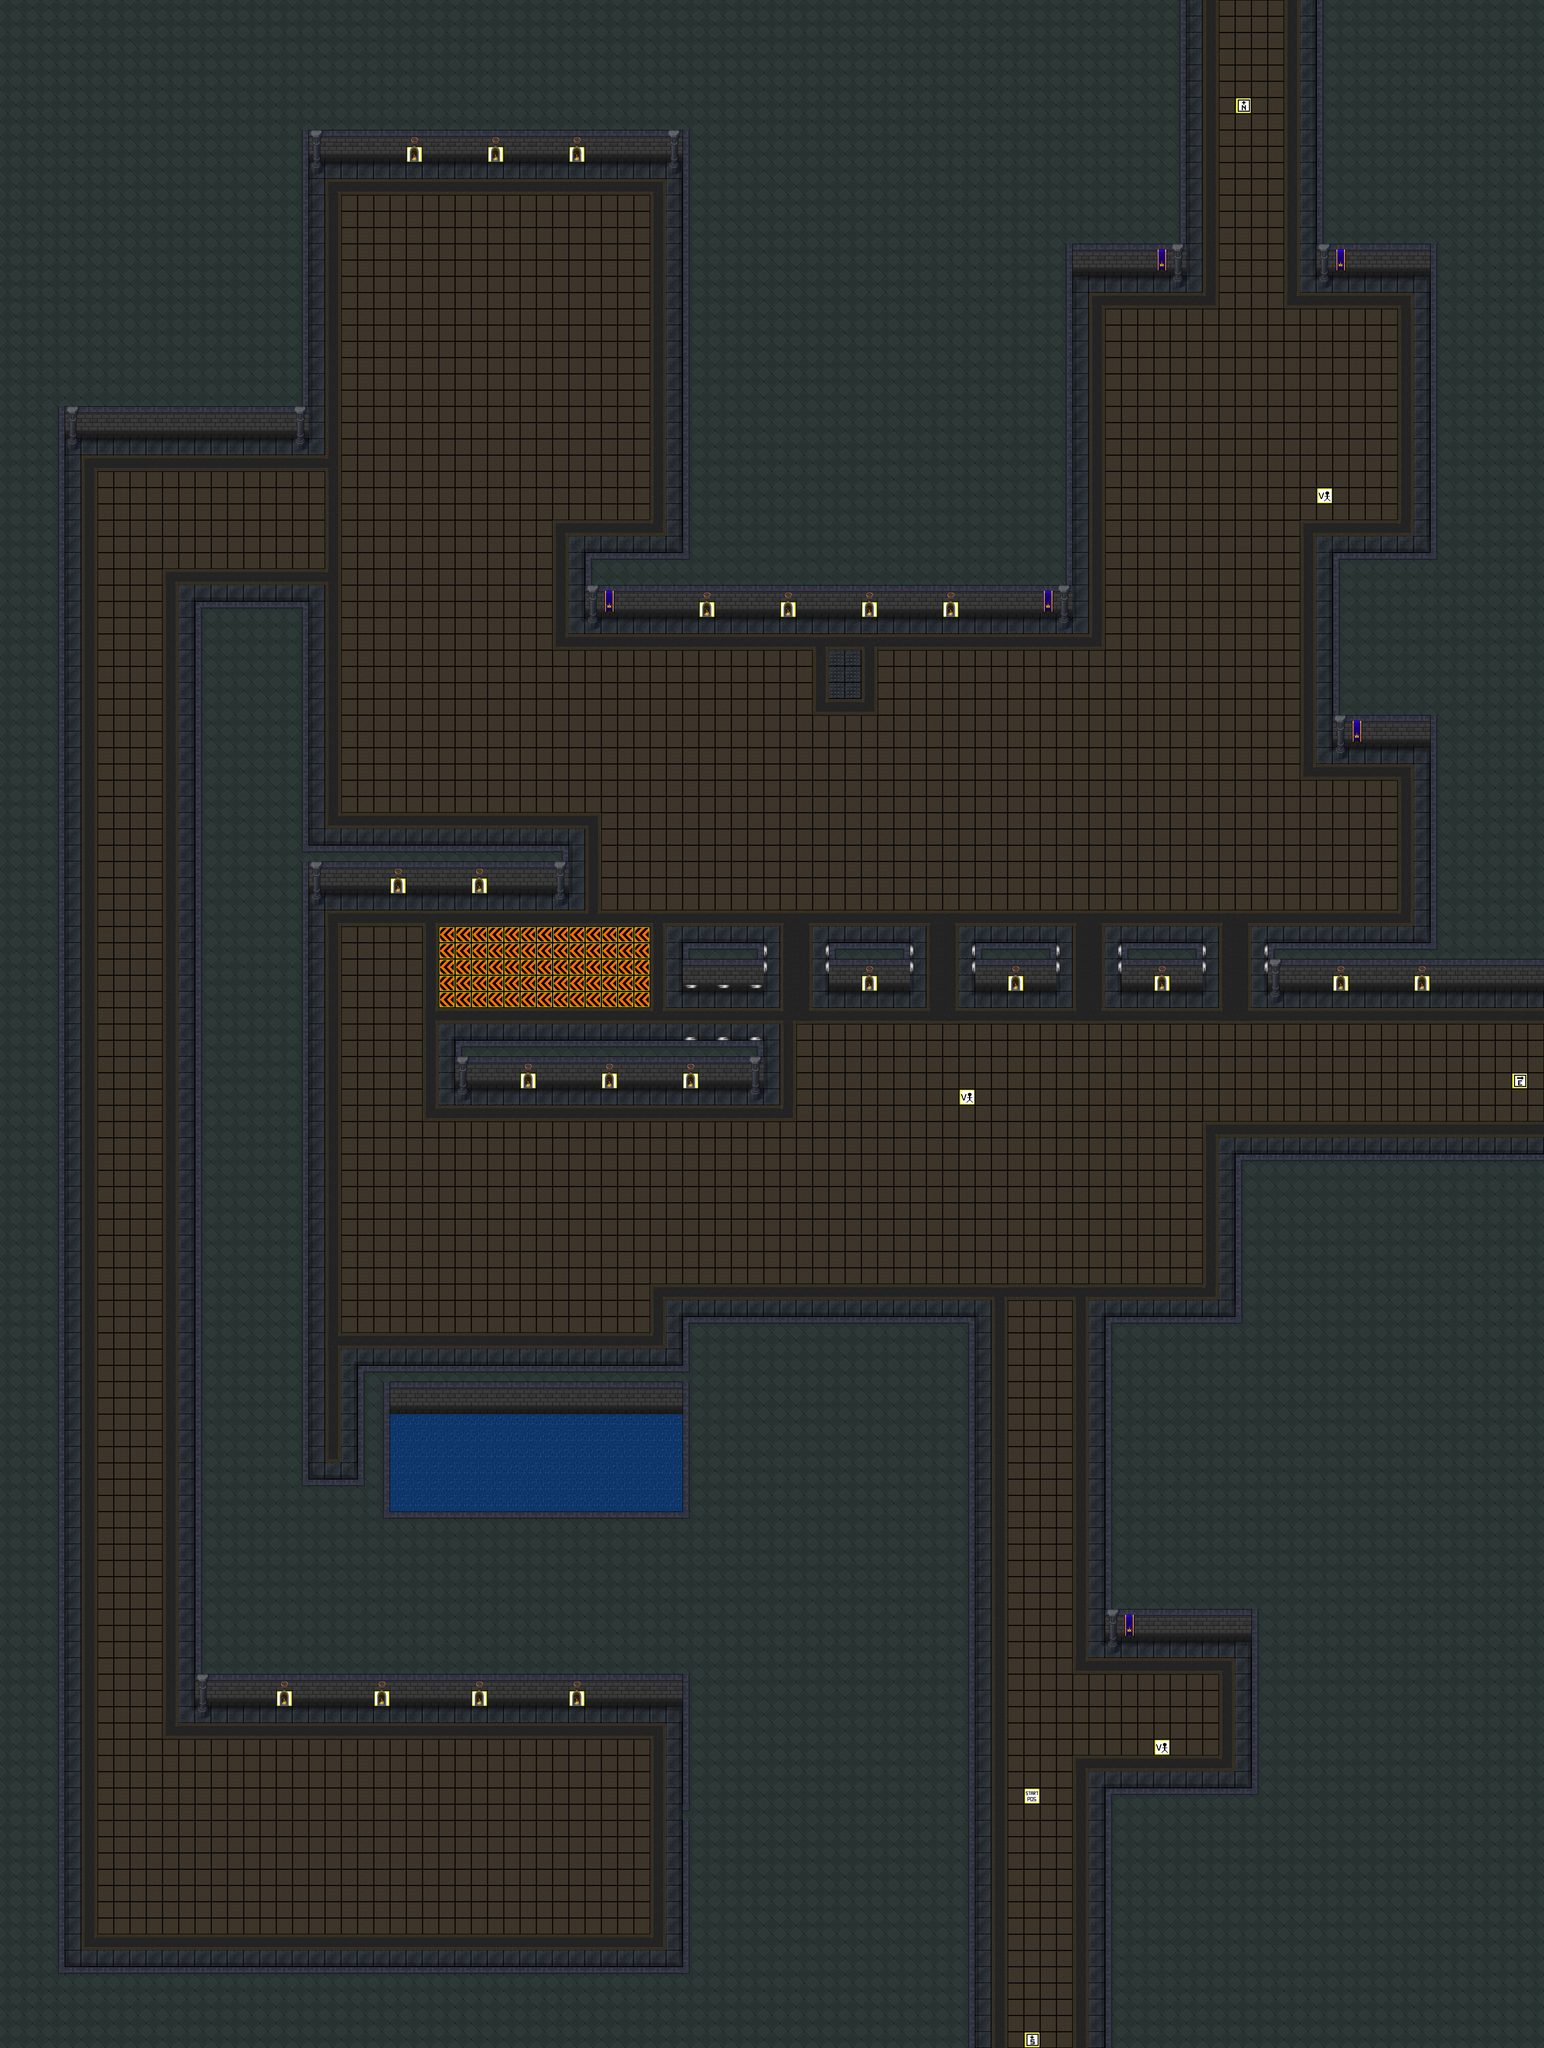

The image is a tile-based game level rendered from a .tmx file. Its description and source (layers, tilesets, objects; grid data summarised) follow:
An orthogonal 95x126 tile map with 64x64 px tiles, 3 tile layers (game tiles, extra game tiles, marker tiles), 2 tilesets and 37 objects (25x Collision, 11x Laser, Auto Floor).

<map version="1.2" tiledversion="1.3.4" orientation="orthogonal" renderorder="left-up" compressionlevel="0" width="95" height="126" tilewidth="64" tileheight="64" infinite="0" nextlayerid="51" nextobjectid="808">
 <tileset firstgid="1" name="marker_tiles" tilewidth="64" tileheight="64" tilecount="100" columns="10">
  <image source="marker_tiles.png" width="640" height="640" />
 </tileset>
 <tileset firstgid="101" name="tileset2" tilewidth="64" tileheight="64" tilecount="616" columns="22">
  <image source="tileset2.png" width="1408" height="1792" />
 </tileset>
 <layer id="46" name="game tiles" width="95" height="126">
  <data>[11970 cells, 11970 non-empty, 44 distinct tile ids]</data>
 </layer>
 <layer id="47" name="extra game tiles" width="95" height="126">
  <data>[11970 cells, 124 non-empty, 11 distinct tile ids]</data>
 </layer>
 <layer id="48" name="marker tiles" width="95" height="126">
  <data>[11970 cells, 93 non-empty, 7 distinct tile ids]</data>
 </layer>
 <objectgroup color="#ffaa00" id="14" name="collision" visible="0">
  <object id="634" name="Wall" type="Collision" x="4352" y="5184" width="512" height="1280" />
  <object id="635" name="Wall" type="Collision" x="4864" y="4544" width="1216" height="1920" />
  <object id="636" name="Wall" type="Collision" x="5632" y="0" width="448" height="3904" />
  <object id="637" name="Wall" type="Collision" x="5248" y="2176" width="384" height="768" />
  <object id="640" name="Wall" type="Collision" x="2688" y="0" width="1536" height="2432" />
  <object id="641" name="Wall" type="Collision" x="5184" y="0" width="448" height="1088" />
  <object id="643" name="Wall" type="Collision" x="2688" y="5184" width="1152" height="2880" />
  <object id="666" name="Wall" type="Collision" x="0" y="0" width="2688" height="640" />
  <object id="677" name="Wall" type="Collision" x="1408" y="5376" width="1280" height="448" />
  <object id="696" name="Wall" type="Collision" x="4224" y="0" width="448" height="1088" />
  <object id="736" name="Wall" type="Collision" x="0" y="640" width="1216" height="1088" />
  <object id="737" name="Wall" type="Collision" x="4928" y="6464" width="1152" height="1600" />
  <object id="739" name="Wall" type="Collision" x="4352" y="7040" width="576" height="1024" />
  <object id="766" name="Wall" type="Collision" x="2304" y="2176" width="384" height="256" />
  <object id="776" name="Wall" type="Collision" x="768" y="5824" width="1920" height="896" />
  <object id="777" name="Wall" type="Collision" x="2688" y="3712" width="320" height="192" />
  <object id="778" name="Laser" gid="6" x="3008" y="3776" width="64" height="64">
   <properties>
    <property name="direction" value="horizontal" />
    <property name="height" type="int" value="1" />
    <property name="width" type="int" value="4" />
   </properties>
  </object>
  <object id="779" name="Laser" gid="6" x="3008" y="3840" width="64" height="64">
   <properties>
    <property name="direction" value="horizontal" />
    <property name="height" type="int" value="1" />
    <property name="width" type="int" value="4" />
   </properties>
  </object>
  <object id="780" name="Laser" gid="6" x="3584" y="3840" width="64" height="64">
   <properties>
    <property name="direction" value="horizontal" />
    <property name="height" type="int" value="1" />
    <property name="width" type="int" value="4" />
   </properties>
  </object>
  <object id="781" name="Laser" gid="6" x="3584" y="3776" width="64" height="64">
   <properties>
    <property name="direction" value="horizontal" />
    <property name="height" type="int" value="1" />
    <property name="width" type="int" value="4" />
   </properties>
  </object>
  <object id="782" name="Laser" gid="6" x="4160" y="3776" width="64" height="64">
   <properties>
    <property name="direction" value="horizontal" />
    <property name="height" type="int" value="1" />
    <property name="width" type="int" value="4" />
   </properties>
  </object>
  <object id="783" name="Laser" gid="6" x="4160" y="3840" width="64" height="64">
   <properties>
    <property name="direction" value="horizontal" />
    <property name="height" type="int" value="1" />
    <property name="width" type="int" value="4" />
   </properties>
  </object>
  <object id="784" name="Laser" gid="6" x="4736" y="3776" width="64" height="64">
   <properties>
    <property name="direction" value="horizontal" />
    <property name="height" type="int" value="1" />
    <property name="width" type="int" value="4" />
   </properties>
  </object>
  <object id="785" name="Laser" gid="6" x="4736" y="3840" width="64" height="64">
   <properties>
    <property name="direction" value="horizontal" />
    <property name="height" type="int" value="1" />
    <property name="width" type="int" value="4" />
   </properties>
  </object>
  <object id="787" name="Wall" type="Collision" x="3264" y="3712" width="320" height="192" />
  <object id="788" name="Wall" type="Collision" x="3840" y="3712" width="320" height="192" />
  <object id="789" name="Wall" type="Collision" x="4416" y="3712" width="320" height="192" />
  <object id="790" name="Wall" type="Collision" x="4992" y="3712" width="640" height="192" />
  <object id="791" name="Laser" gid="6" x="2688" y="4096" width="64" height="64">
   <properties>
    <property name="direction" value="vertical" />
    <property name="height" type="int" value="3" />
    <property name="width" type="int" value="1" />
   </properties>
  </object>
  <object id="792" name="Laser" gid="6" x="2816" y="4096" width="64" height="64">
   <properties>
    <property name="direction" value="vertical" />
    <property name="height" type="int" value="3" />
    <property name="width" type="int" value="1" />
   </properties>
  </object>
  <object id="793" name="Laser" gid="6" x="2944" y="4096" width="64" height="64">
   <properties>
    <property name="direction" value="vertical" />
    <property name="height" type="int" value="3" />
    <property name="width" type="int" value="1" />
   </properties>
  </object>
  <object id="794" name="Wall" type="Collision" x="1792" y="4096" width="1216" height="192" />
  <object id="795" name="Wall" type="Collision" x="1216" y="3328" width="1024" height="192" />
  <object id="796" name="Wall" type="Collision" x="768" y="2368" width="448" height="3456" />
  <object id="797" name="Wall" type="Collision" x="0" y="1728" width="256" height="6016" />
  <object id="798" name="Wall" type="Collision" x="0" y="7744" width="2688" height="320" />
  <object id="806" name="Auto Floor" x="1728" y="3648" width="832" height="320" />
 </objectgroup>
</map>
